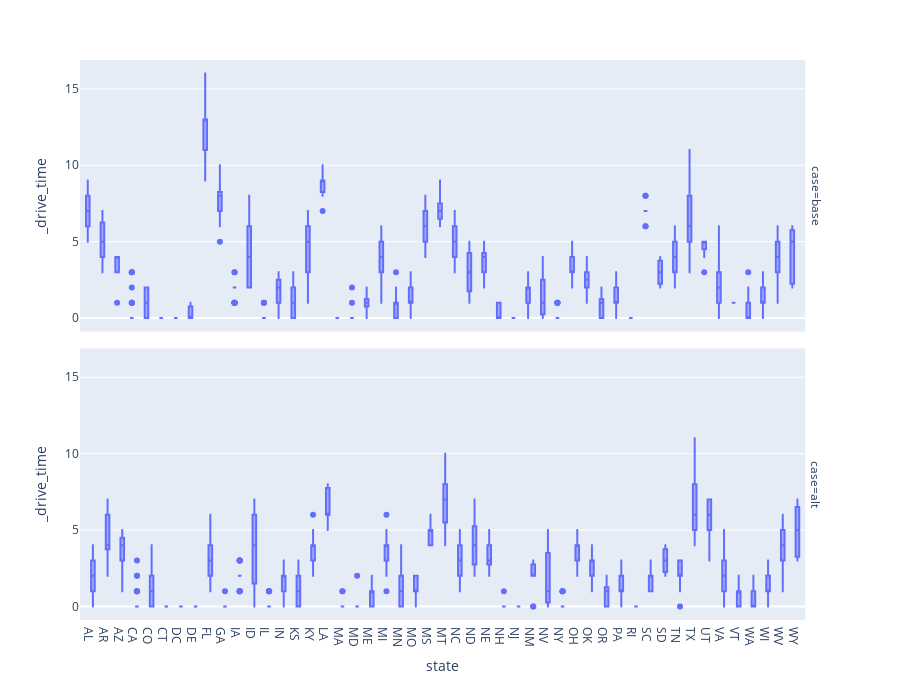

Write notebook code for a chart like this one.
### Code cell
px.box(cases, x='state', y='_drive_time', facet_row='case', height=700)

### Figure 1 — Plotly figure (JSON) as saved in the notebook; plotly's stock layout.template omitted (floating-point values rounded to 4 significant figures; data arrays with more than 128 entries replaced by an {"elided": "..."} marker saying what was removed)
{"data": [{"alignmentgroup": "True", "hovertemplate": "case=base<br>state=%{x}<br>_drive_time=%{y}<extra></extra>", "legendgroup": "", "marker": {"color": "#636efa"}, "name": "", "notched": false, "offsetgroup": "", "orientation": "v", "showlegend": false, "type": "box", "x": {"elided": "882 str values"}, "x0": " ", "xaxis": "x2", "y": {"elided": "882 int values"}, "y0": " ", "yaxis": "y2"}, {"alignmentgroup": "True", "hovertemplate": "case=alt<br>state=%{x}<br>_drive_time=%{y}<extra></extra>", "legendgroup": "", "marker": {"color": "#636efa"}, "name": "", "notched": false, "offsetgroup": "", "orientation": "v", "showlegend": false, "type": "box", "x": {"elided": "882 str values"}, "x0": " ", "xaxis": "x", "y": {"elided": "882 int values"}, "y0": " ", "yaxis": "y"}], "layout": {"annotations": [{"font": {}, "showarrow": false, "text": "case=alt", "textangle": 90, "x": 0.98, "xanchor": "left", "xref": "paper", "y": 0.2425, "yanchor": "middle", "yref": "paper"}, {"font": {}, "showarrow": false, "text": "case=base", "textangle": 90, "x": 0.98, "xanchor": "left", "xref": "paper", "y": 0.7575, "yanchor": "middle", "yref": "paper"}], "boxmode": "group", "height": 700, "legend": {"tracegroupgap": 0}, "margin": {"t": 60}, "xaxis": {"anchor": "y", "domain": [0, 0.98], "title": {"text": "state"}}, "xaxis2": {"anchor": "y2", "domain": [0, 0.98], "matches": "x", "showticklabels": false}, "yaxis": {"anchor": "x", "domain": [0, 0.485], "title": {"text": "_drive_time"}}, "yaxis2": {"anchor": "x2", "domain": [0.515, 1], "matches": "y", "title": {"text": "_drive_time"}}}}
